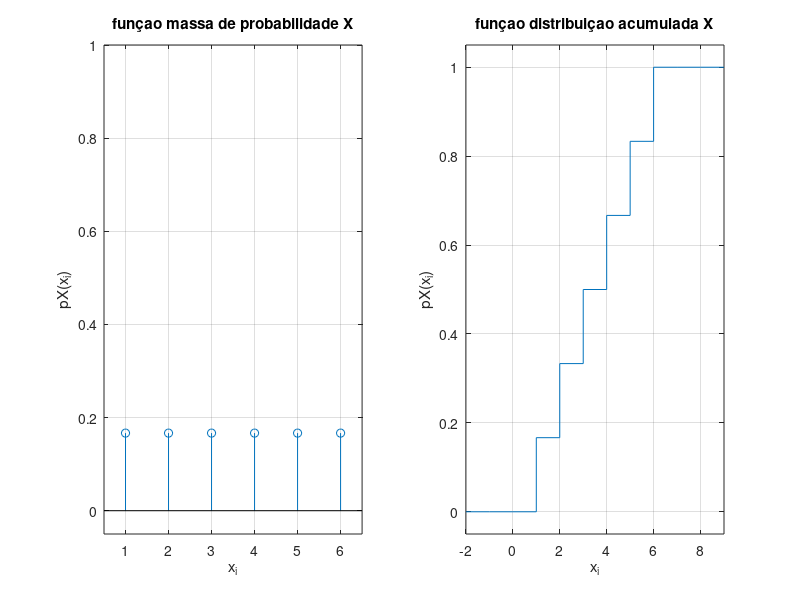

The MATLAB source for this figure:
x_i = 1:6;
pX = ones(1,6)/6; % equiprovaveis

subplot(1,2,1);
stem(x_i,pX), xlabel("x_i"), ylabel("pX(x_i)"), axis([0.5,6.5 -0.05,1]), title("funçao massa de probabilidade X");
grid on;

x2_i=[-2 -1 0 x_i 7 8 9];
pX2=[0 0 0 pX 0 0 0];

FX = cumsum(pX2);

subplot(1,2,2);
stairs(x2_i,FX), xlabel("x_i"), ylabel("pX(x_i)"), axis([-2,9 -0.05,1.05]), title("funçao distribuiçao acumulada X");
grid on;
